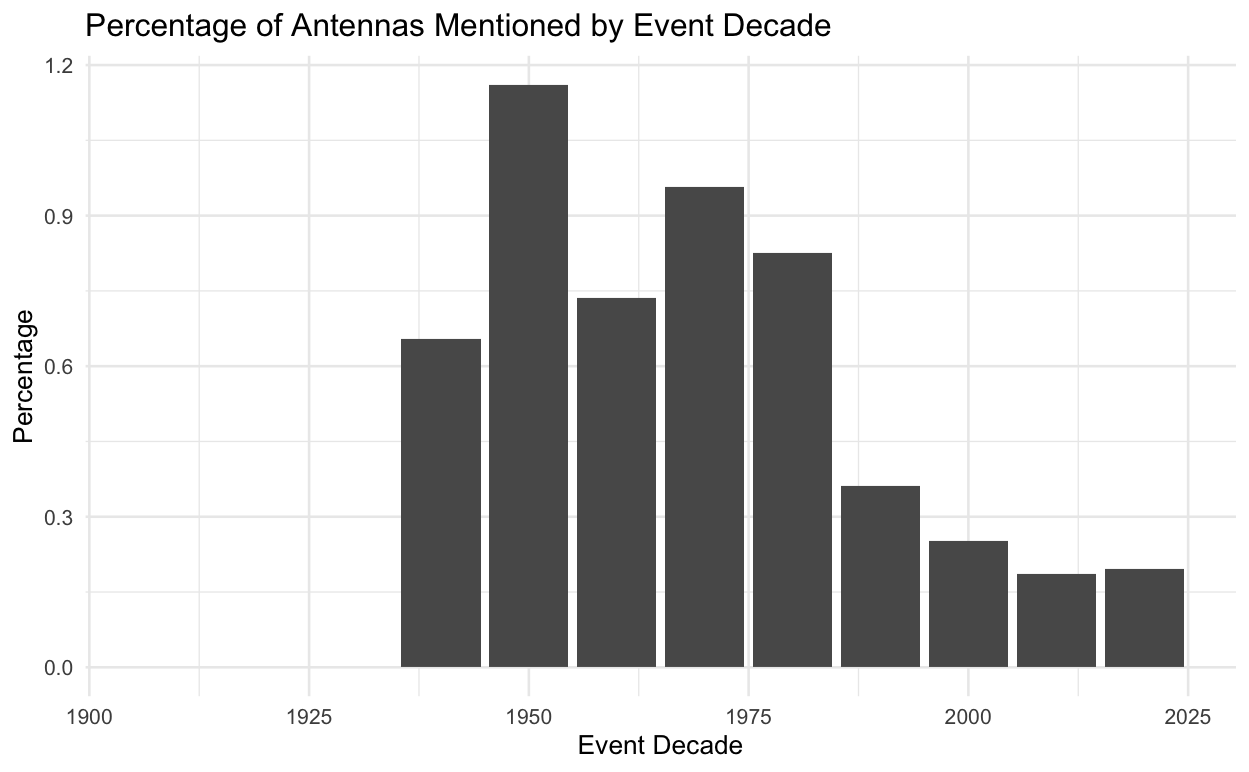

Generate this figure with R:
library(dplyr)
library(ggplot2)

# antenna search
data$antenna <- ifelse(grepl("antenna", data$Summary, ignore.case = TRUE) | grepl("antenna", data$Narrative, ignore.case = TRUE), 1, 0)

data_grouped <- data %>%
  group_by(EventDecade) %>%
  summarise(Antennas = sum(antenna), Total = n()) %>%
  mutate(Percentage = (Antennas / Total) * 100)

# plot
ggplot(data_grouped, aes(x = EventDecade, y = Percentage)) +
  geom_col() +
  theme_minimal() +
  labs(title = "Percentage of Antennas Mentioned by Event Decade", x = "Event Decade", y = "Percentage")
